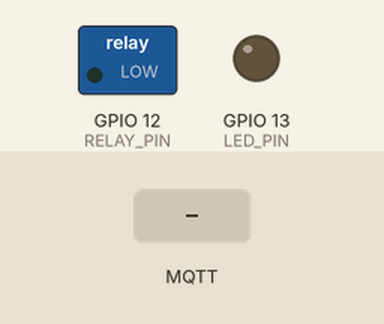
This sketch was run on a simulated ESP8266 (NodeMCU). On the bench: switched loads named in the sketch (green lamp = pin HIGH), output pins drawn as LEDs (lit = HIGH). Inputs (shaded band) come from the test bench. WiFi joins after 1.5 s; servers stay silent unless stated; random numbers use the default seed unless the sketch sets one; no MQTT or app messages arrive unless stated; what the sketch prints to the serial monitor is not drawn.

Above: at 2.8 s.
2.9 s: MQTT message "1" arrives on the first subscribed topic
At 3.2 s:
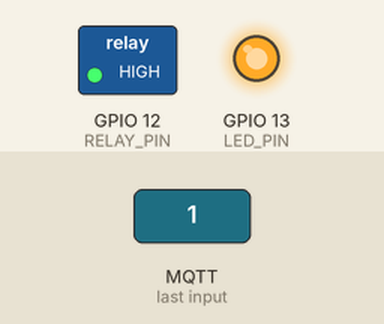
4.4 s: MQTT message "0" arrives on the first subscribed topic
At 5.6 s:
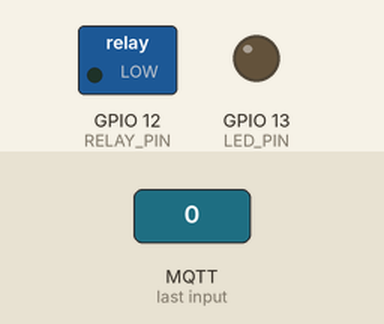
Timing chart, 0 to 7.4 s (numbered marks = the images above; inputs shaded):
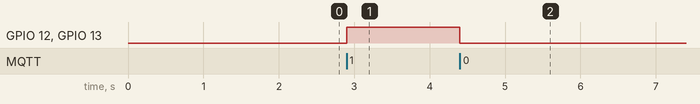

The sketch:

sonoff-mqtt.ino
```cpp
#include <ESP8266WiFi.h>
#include <PubSubClient.h>

const int RELAY_PIN = 12;
const int LED_PIN = 13;

// WiFi SSID and Password
const char* ssid = "<<REPLACE WITH YOUR WIFI SSID>>";
const char* password = "<<REPLACE YOUR WIFI PASSWORD>>";

// MQTT Server, for this demo purpose I am using Eclipse MQTT Sandbox, you
// can change it to any MQTT server. Also for this demo
const char* mqtt_server = "iot.eclipse.org";

WiFiClient espClient;
PubSubClient client(espClient);

// MQTT Callback
void mqttCallback(char* topic, byte* payload, unsigned int length) {
  // Write the message to the Serial for debugging purpose
  Serial.print("Message arrived [");
  Serial.print(topic);
  Serial.print("] ");
  for (int i = 0; i < length; i++) {
    Serial.print((char)payload[i]);
  }
  Serial.println();

  // If the payload is 1 then turn on the Relay and LED, otherwise turn it off
  if ((char)payload[0] == '1') {
    Serial.println("Turning on kitchen light");
    digitalWrite(RELAY_PIN, HIGH);
    digitalWrite(LED_PIN, HIGH);
  } else {
    Serial.println("Turning off kitchen light");
    digitalWrite(RELAY_PIN, LOW);
    digitalWrite(LED_PIN, LOW);
  }
}

// Connect to WiFi network using the SSID and password
void wifiConnect() {
  delay(10);

  Serial.println();
  Serial.print("Connecting to ");
  Serial.println(ssid);

  WiFi.begin(ssid, password);

  while (WiFi.status() != WL_CONNECTED) {
    delay(500);
    Serial.print(".");
  }

  Serial.println("");
  Serial.println("WiFi connected");
  Serial.println("IP address: ");
  Serial.println(WiFi.localIP());
}

// Connect MQTT
void mqttConnect() {
  while (!client.connected()) {
    Serial.print("Attempting MQTT connection...");
    String clientId = "ESP8266Client-";

    clientId += String(random(0xffff), HEX);

    if (client.connect(clientId.c_str())) {
      Serial.println("connected");
      client.subscribe("mqtteclipse/cmd");
    } else {
      Serial.print("failed, rc=");
      Serial.print(client.state());
      Serial.println(" try again in 5 seconds");
      delay(5000);
    }
  }
}

void setup() {
  // Setup LED and Relay PIN
  pinMode(RELAY_PIN, OUTPUT);
  pinMode(LED_PIN, OUTPUT);

  // Begin Serial
  Serial.begin(115200);

  delay(100);

  // Connect WiFi
  wifiConnect();

  // Setup PubSubClient
  client.setServer(mqtt_server, 1883);
  client.setCallback(mqttCallback);
}

void loop() {
  // If PubSubClient is not connected then connect it
  if (!client.connected()) {
    mqttConnect();
  }

  // Loop
  client.loop();
}
```

Measured:
- after the input at 2.9 s, GPIO 12 (RELAY_PIN), GPIO 13 (LED_PIN): LOW → HIGH at once
- after the input at 4.4 s, GPIO 12 (RELAY_PIN), GPIO 13 (LED_PIN): HIGH → LOW at once
